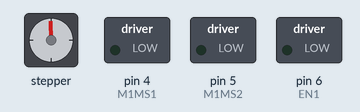
Simulated run of this sketch. Board: Arduino Uno, built with avr-gcc and run on an emulated ATmega328P. Parts: stepper motor, switched loads named in the sketch (green lamp = pin HIGH). Wiring (inferred from the names in the program): stepper motor driver (200 steps per turn assumed): step pin 2; direction pin 3. Pins used as bus, display or sensor lines are not drawn.

Above: at 0.05 s.
At 0.75 s:
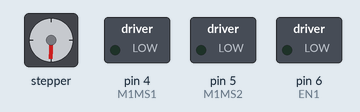
At 1.5 s:
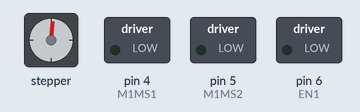
At 2.95 s:
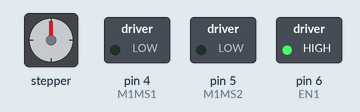
Timing chart, 0 to 6.9 s (numbered marks = the images above):
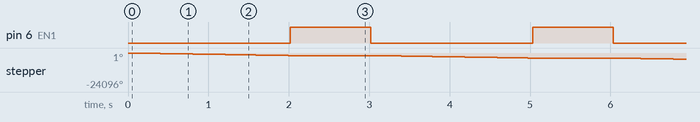

The sketch:

MotorTest.ino
```cpp
#define stp1 2
#define dir1 3
#define M1MS1 4
#define M1MS2 5
#define EN1  6
int x;
int y;
int state;

void setup(){
  // Set up stepper motor
  pinMode(stp1, OUTPUT);
  pinMode(dir1, OUTPUT);
  pinMode(M1MS1, OUTPUT);
  pinMode(M1MS2, OUTPUT);
  pinMode(EN1, OUTPUT);
  resetEDPins1();

  Serial.begin(9600);
}

void loop(){
  digitalWrite(EN1, LOW); //Pull enable pin low to allow motor control
  digitalWrite(dir1, LOW); //Pull direction pin low to move "forward"
  for(x= 0; x < 1000; x++){  //Loop the forward stepping enough times for motion to be visible
    digitalWrite(stp1, HIGH); //Trigger one step forward
    delay(1);
    digitalWrite(stp1, LOW); //Pull step pin low so it can be triggered again
    delay(1);
  }
  resetEDPins1();
  delay(1000);
}

void resetEDPins1()
{
  digitalWrite(stp1, LOW);
  digitalWrite(dir1, LOW);
  digitalWrite(M1MS1, LOW);
  digitalWrite(M1MS2, LOW);
  digitalWrite(EN1, HIGH);
}
```

Measured:
- by itself, pin 6 (EN1): alternates HIGH for 1.0 s and LOW for 2.0 s
- by itself, stepper: turns 1800° counter-clockwise in 2.0 s, repeating every 3.0 s
